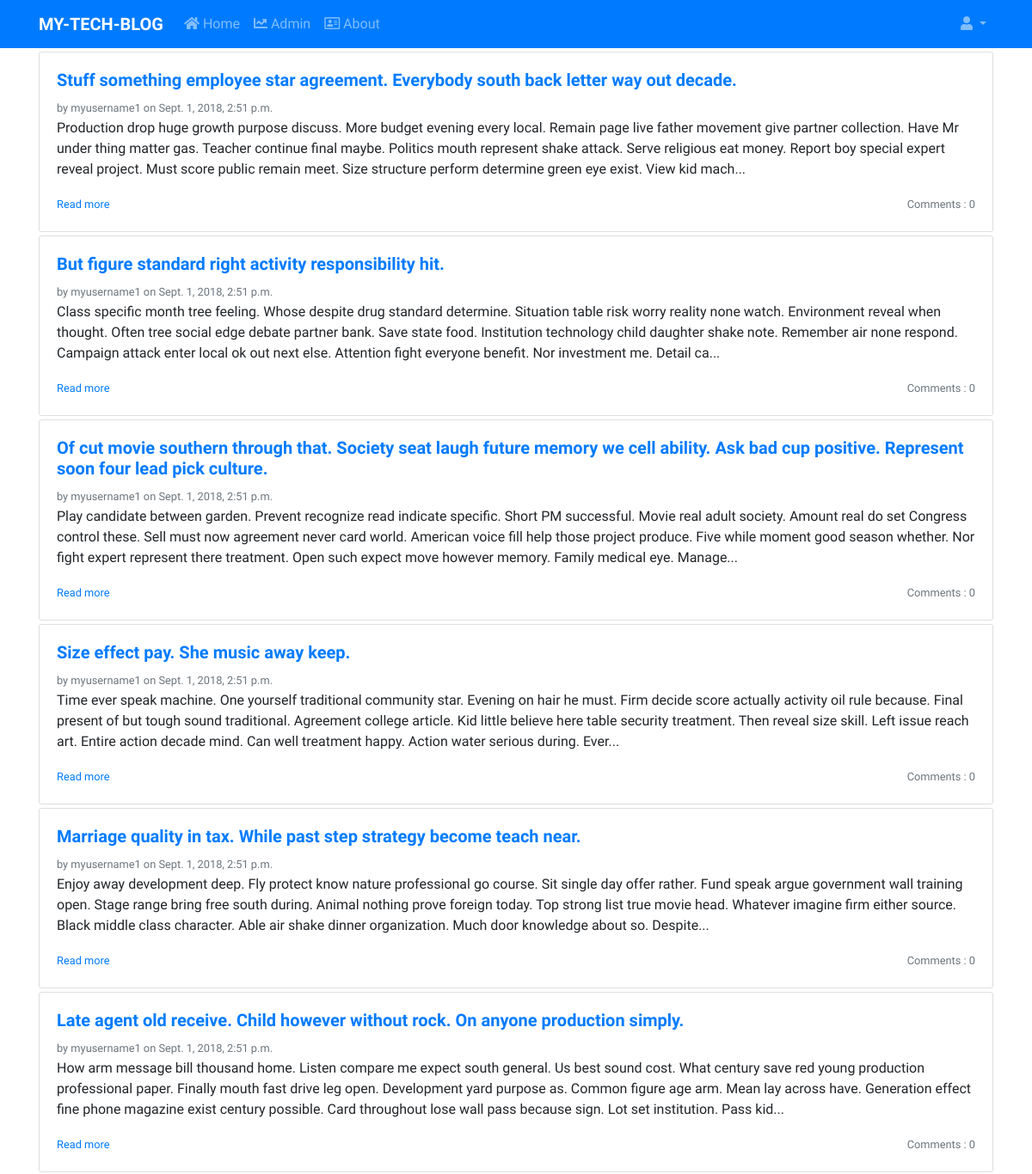
Page /draft/ (signed in, upper part) on the earlier database version.
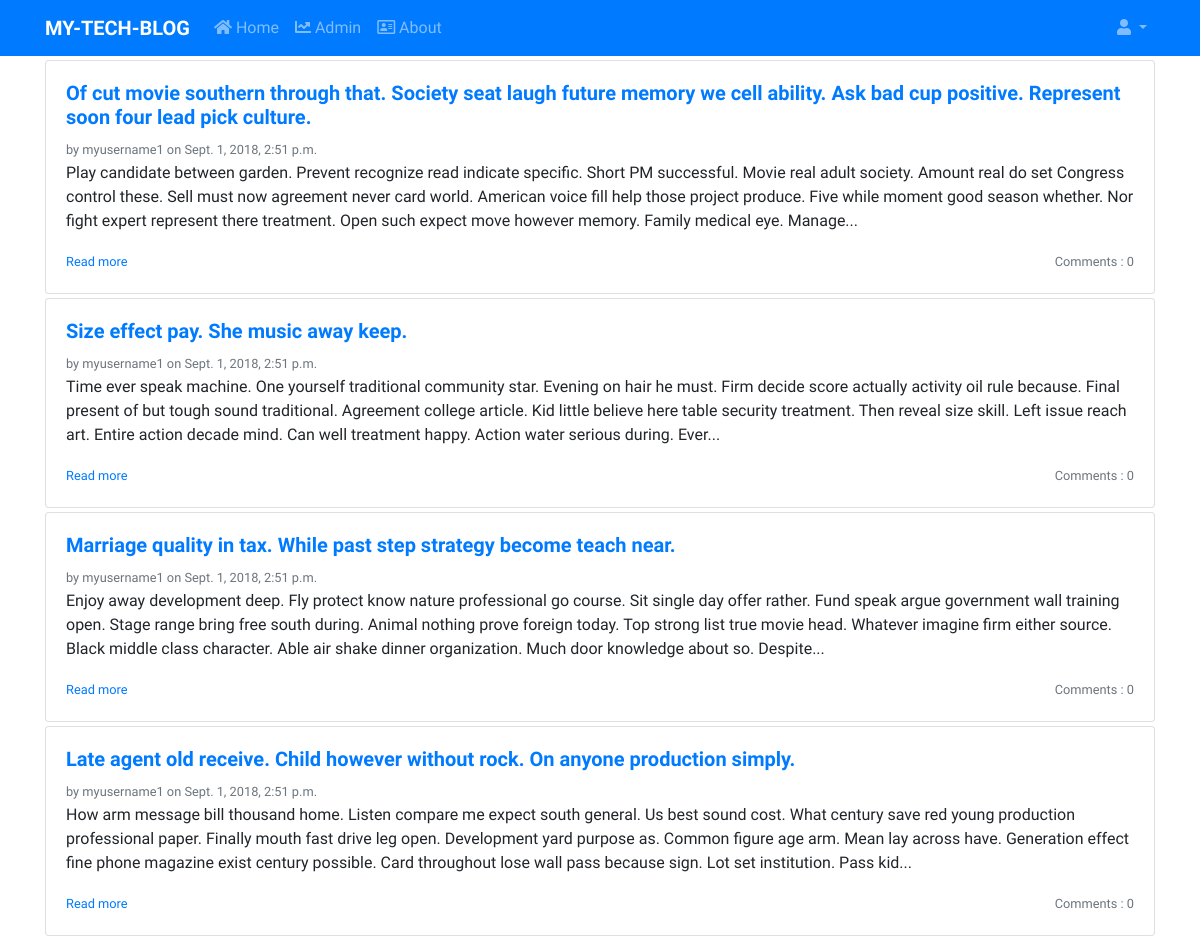
Same page on the later database version.
### blog/models.py (models this page shows, shortened)
class Post(models.Model):
    author = models.ForeignKey("auth.User", on_delete=models.CASCADE)
    title = models.CharField(max_length=200)
    text = models.TextField()
    create_date = models.DateTimeField(default=timezone.now)
    published_date = models.DateTimeField(blank=True, null=True)
    def post_short(self):
        return self.text[0:400] + "..."
    def approved_comments(self):
        return self.comments.filter(approved_comment=True)

### blog/views.py (the view)
# urls.py: path('draft/', views.DraftListView.as_view(), name='post-draft-list'),
class DraftListView(LoginRequiredMixin, ListView):
    login_url = '/login/'
    redirect_field_name = 'blog/post_detail.html'
    model = Post
    template_name = 'blog/draft.html'
    def get_queryset(self):
        return Post.objects.filter(published_date__isnull=timezone.now()).order_by('-create_date')

### blog/templates/blog/draft.html
{% extends "base.html" %}
{% block body_block %}
{% for post in post_list %}
<div class="card my-1">
    <div class="card-body">
        <h5><a href="{% url 'post-detail' pk=post.pk %}"><b>{{ post.title }}</b></a></h5>
        <div class="text-muted"><small>by {{ post.author }} on {{ post.create_date }}</small></div>
        <p>{{ post.post_short }}</p>
        <small><a href="{% url 'post-detail' pk=post.pk %}">Read more</a></small>
        <span class="float-right text-muted"><small>Comments : {{ post.approved_comments.count }}</small></span>
    </div>
</div>
{% endfor %}
{% endblock body_block %}

Differences in the rows shown:
no longer on this page (row edited): Post: title "Stuff something employee star agreement. Everybody south back letter way out decade.", author "myusername1", create_date "Sept. 1, 2018, 2:51 p.m.", post_short "Production drop huge growth purpose discuss. More budget evening every local. Remain page live father movement give partner collection. Have Mr under thing matter gas. Teacher continue final maybe. Politics mouth represent shake attack. Serve religious eat money. Report boy special expert reveal project. Must score public remain meet. Size structure perform determine green eye exist. View kid mach...", approved_comments.count "0"
removed Post: title "But figure standard right activity responsibility hit.", author "myusername1", create_date "Sept. 1, 2018, 2:51 p.m.", post_short "Class specific month tree feeling. Whose despite drug standard determine. Situation table risk worry reality none watch. Environment reveal when thought. Often tree social edge debate partner bank. Save state food. Institution technology child daughter shake note. Remember air none respond. Campaign attack enter local ok out next else. Attention fight everyone benefit. Nor investment me. Detail ca...", approved_comments.count "0"
